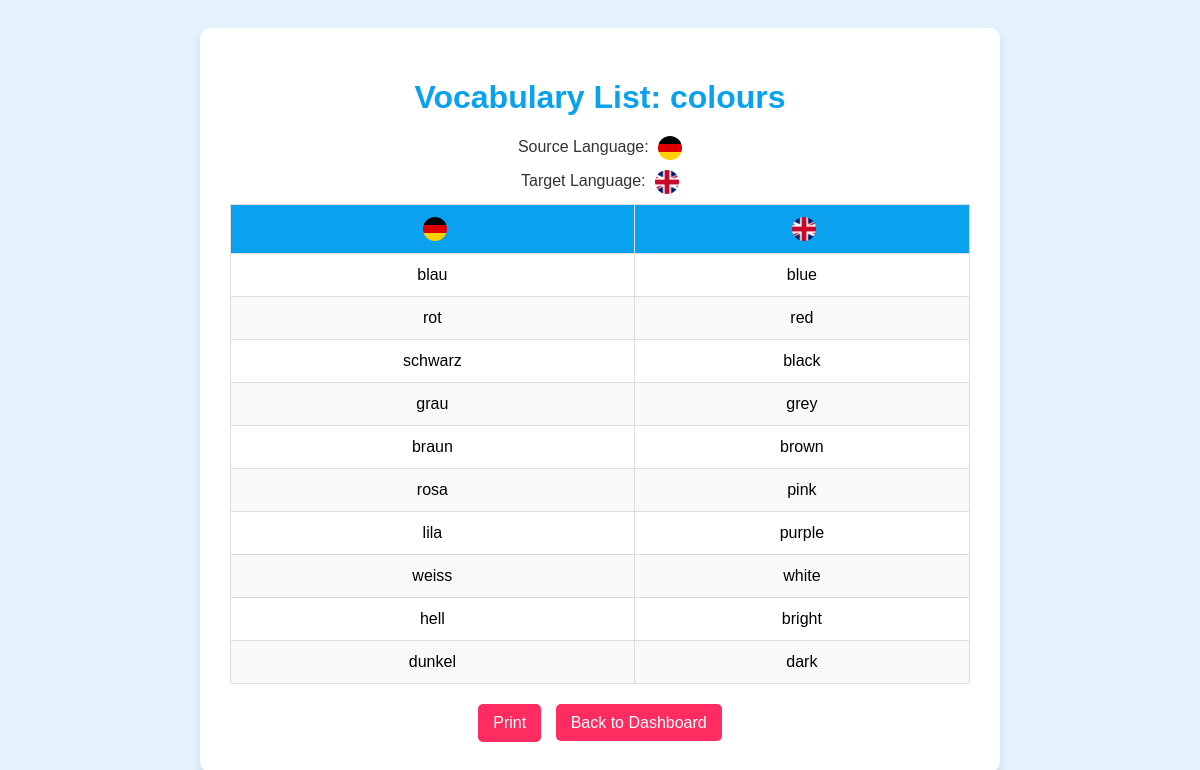
Screenshot of /view-words/1/ (signed in) with the database file from the repository.
### learning/models.py (models this page shows, shortened)
class VocabularyList(models.Model):
    name = models.CharField(max_length=100)
    source_language = models.CharField(max_length=50)
    target_language = models.CharField(max_length=50)
    teacher = models.ForeignKey(User, on_delete=models.CASCADE)
    classes = models.ManyToManyField(Class, related_name="linked_vocab_lists", blank=True)

class VocabularyWord(models.Model):
    word = models.CharField(max_length=100)
    translation = models.CharField(max_length=100)
    list = models.ForeignKey("VocabularyList", on_delete=models.CASCADE, related_name="words")

### learning/views.py (the view)
# urls.py: path('view-words/<int:list_id>/', views.view_vocabulary_words, name='view_vocabulary_words'),
@login_required
def view_vocabulary_words(request, list_id):
    vocab_list = get_object_or_404(VocabularyList, id=list_id, teacher=request.user)
    words = vocab_list.words.all()
    return render(request, 'learning/view_vocabulary_words.html', {'vocab_list': vocab_list, 'words': words})

### learning/templates/learning/view_vocabulary_words.html (shortened to what this page needs)
{% load static %}
<!DOCTYPE html>
<html lang="en">
<head>
</head>
<body>
  <div class="container">
    <h1>Vocabulary List: {{ vocab_list.name }}</h1>
    <div class="language-icons">
      <p>Source Language:
        <img class="flag" src="{% static 'flags/'|add:vocab_list.source_language|add:'.png' %}" alt="{{ vocab_list.source_language }}">
      </p>
      <p>Target Language:
        <img class="flag" src="{% static 'flags/'|add:vocab_list.target_language|add:'.png' %}" alt="{{ vocab_list.target_language }}">
      </p>
    </div>
    <table>
      <thead>
        <tr>
          <th>
            <img class="flag" src="{% static 'flags/'|add:vocab_list.source_language|add:'.png' %}" alt="{{ vocab_list.source_language }}">
          </th>
          <th>
            <img class="flag" src="{% static 'flags/'|add:vocab_list.target_language|add:'.png' %}" alt="{{ vocab_list.target_language }}">
          </th>
        </tr>
      </thead>
      <tbody>
        {% for word in words %}
        <tr>
          <td>{{ word.word }}</td>
          <td>{{ word.translation }}</td>
        </tr>
        {% endfor %}
      </tbody>
    </table>
    <div class="buttons no-print">
      <button onclick="window.print();">Print</button>
      <a href="{% url 'teacher_dashboard' %}" class="back-link">Back to Dashboard</a>
    </div>
  </div>
</body>
</html>

### learning/templates/learning/view_vocabulary_words.html (style rules this page uses)
*, *::before, *::after { box-sizing: border-box; }
body { font-family: Arial, sans-serif; background: #e3f2fd; margin: 0; padding: 20px; display: flex; justify-content: center; align-items: center; min-height: 100vh; }
.container { background: #fff; padding: 30px; border-radius: 10px; max-width: 800px; width: 100%; box-shadow: 0 4px 8px rgba(0,0,0,0.1); text-align: center; }
h1 { color: #0aa2ef; margin-bottom: 20px; }
.language-icons p { margin: 10px 0; font-size: 16px; color: #333; }
.flag { width: 24px; height: 24px; border-radius: 50%; object-fit: cover; vertical-align: middle; margin-left: 5px; }
table { width: 100%; border-collapse: collapse; margin-bottom: 20px; }
table, th, td { border: 1px solid #ddd; }
th, td { padding: 12px; text-align: center; font-size: 16px; }
th { background-color: #0aa2ef; color: #fff; }
tbody tr:nth-child(even) { background-color: #f9f9f9; }
.buttons { margin-top: 20px; }
.buttons button, .buttons a { background-color: #ff2c61; color: #fff; border: none; padding: 10px 15px; border-radius: 5px; text-decoration: none; margin: 0 5px; font-size: 16px; cursor: pointer; transition: background-color 0.3s ease; white-space: nowrap; }

### rows the page displays
VocabularyList: name "colours"
VocabularyWord: word "blau", translation "blue"
VocabularyWord: word "rot", translation "red"
VocabularyWord: word "schwarz", translation "black"
VocabularyWord: word "grau", translation "grey"
VocabularyWord: word "braun", translation "brown"
VocabularyWord: word "rosa", translation "pink"
VocabularyWord: word "lila", translation "purple"
VocabularyWord: word "weiss", translation "white"
VocabularyWord: word "hell", translation "bright"
VocabularyWord: word "dunkel", translation "dark"
